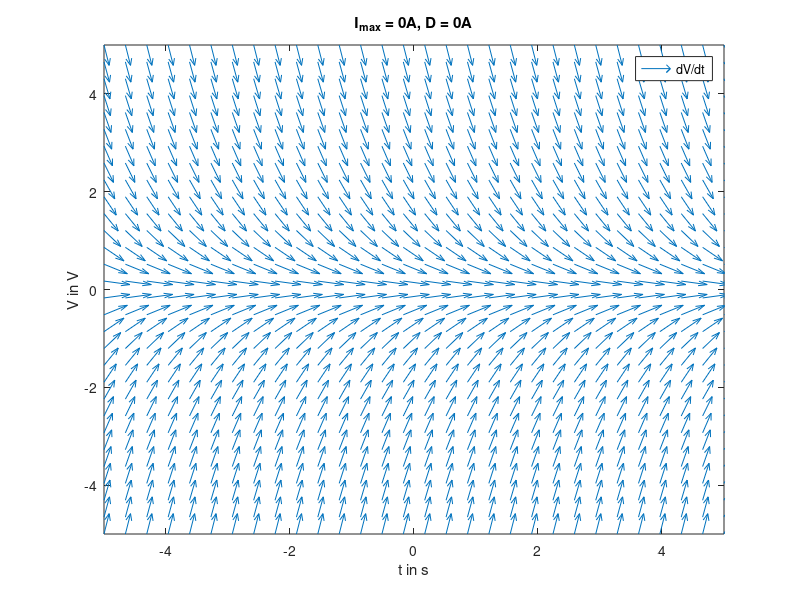
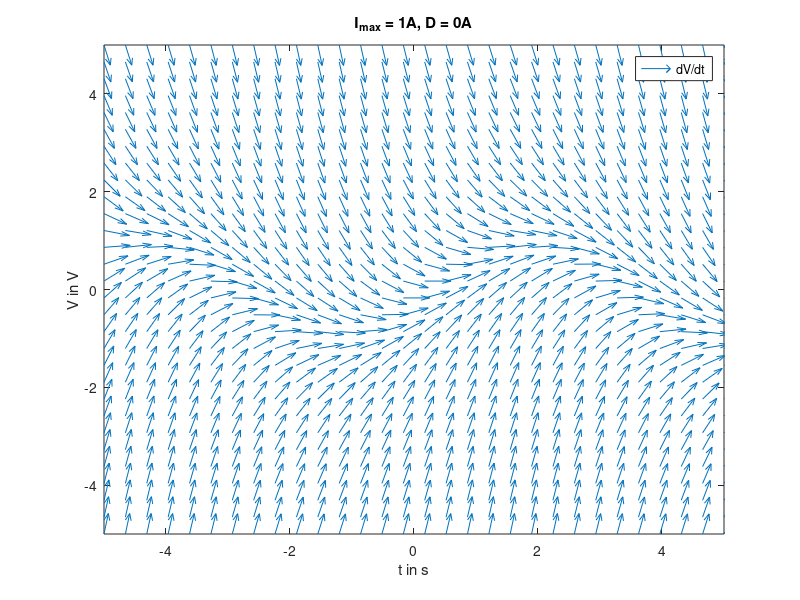
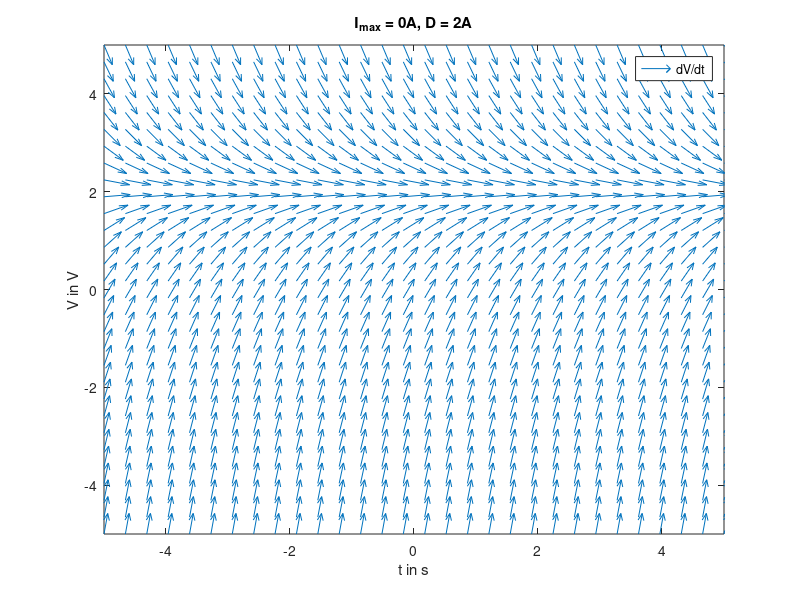
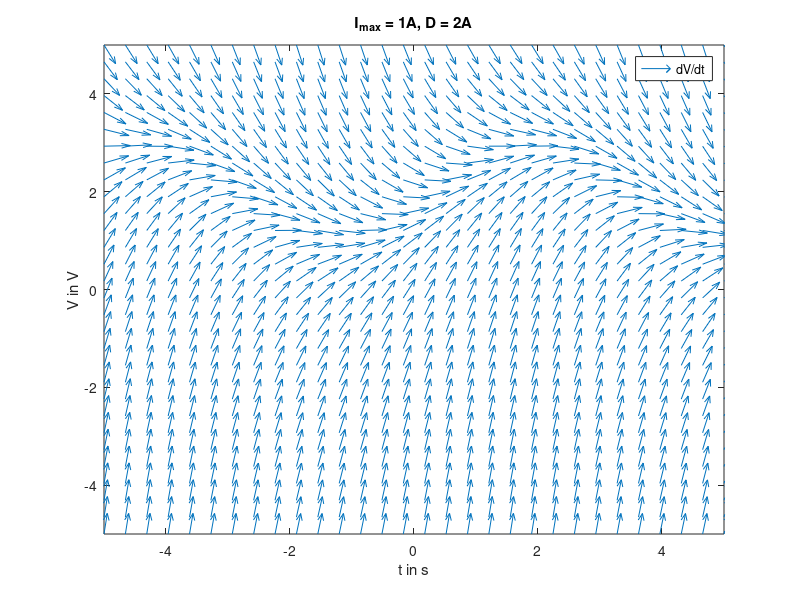

MATLAB code for these plots, in order:
close all;

v = linspace(-5,5,30);
t = linspace(-5,5,30);
[t_gird, v_grid] = meshgrid(t,v);

ode_rhs1 = @(V,t,C,R,Imax) 1/C * (Imax * sin(t) - V/R);
ode_rhs2 = @(V,t,C,R,Imax) 1/C * (Imax * sin(t) - V/R + 2);

C = 1;
R = 1;
%% 2.1.1
lng = sqrt(ode_rhs1(v_grid,t_gird,C,R,0).^2 + 1);
dt = 1./lng;
dv = ode_rhs1(v_grid,t_gird,C,R,0) ./ lng;

f = figure;
quiver(t,v,dt,dv);
xlabel('t in s');
ylabel('V in V');
title('I_{max} = 0A, D = 0A')
legend('dV/dt');
ylim([-5,5]);
xlim([-5,5]);
print(f,'-dpng','../tex/img/slopefield1.png')

%% 2.1.2
lng = sqrt(ode_rhs1(v_grid,t_gird,C,R,1).^2 + 1);
dt = 1./lng;
dv = ode_rhs1(v_grid,t_gird,C,R,1) ./ lng;

f = figure;
quiver(t,v,dt,dv);
xlabel('t in s');
ylabel('V in V');
title('I_{max} = 1A, D = 0A')
legend('dV/dt');
ylim([-5,5]);
xlim([-5,5]);
print(f,'-dpng','../tex/img/slopefield2.png')

%% 2.1.3
lng = sqrt(ode_rhs2(v_grid,t_gird,C,R,0).^2 + 1);
dt = 1./lng;
dv = ode_rhs2(v_grid,t_gird,C,R,0) ./ lng;

f = figure;
quiver(t,v,dt,dv);
xlabel('t in s');
ylabel('V in V');
title('I_{max} = 0A, D = 2A')
legend('dV/dt');
ylim([-5,5]);
xlim([-5,5]);
print(f,'-dpng','../tex/img/slopefield3.png')

%% 2.1.4
lng = sqrt(ode_rhs2(v_grid,t_gird,C,R,1).^2 + 1);
dt = 1./lng;
dv = ode_rhs2(v_grid,t_gird,C,R,1) ./ lng;

f = figure;
quiver(t,v,dt,dv);
xlabel('t in s');
ylabel('V in V');
title('I_{max} = 1A, D = 2A')
legend('dV/dt');
ylim([-5,5]);
xlim([-5,5]);
print(f,'-dpng','../tex/img/slopefield4.png')